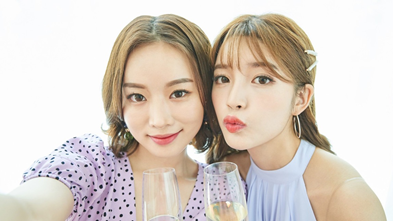
#> input picture img1.png, 393 x 221 px; its folder holds only this picture in this run
$ python -i page3.py   (imports and definitions only)
#> lines starting #> are read from the running program, lines starting #| are printed output that depends on the picture
from tkinter import *
import cv2 as cv
import sys
import os
import threading
import smtplib
import numpy as np
from email.mime.text import MIMEText
from email.message import EmailMessage
from PIL import Image, ImageTk, ImageOps
from style_transfer.learn import StyleTransfer

import shutil

import time

_list = []

def reset_first():
    global _list
    _list=[]
    if os.path.exists('./file'):
        shutil.rmtree('./file', ignore_errors=True)
    os.mkdir('./file')


# [25 lines left out: function reset, not called in this run]

def openFrame(frame):
    frame.tkraise()

reset_first()
# [1 line not run here, left out]
# [1 line that did not run here, left out]
# [1 line that did not run here, left out]
# [2 lines not run here, left out]

#### PAGE1
# [1 line that did not run here, left out]
# [1 line not run here, left out]
# [1 line that did not run here, left out]
# [1 line that did not run here, left out]

# [1 line that did not run here, left out]
# [1 line not run here, left out]
# [1 line that did not run here, left out]


### PAGE 2
# [1 line that did not run here, left out]
# [1 line not run here, left out]
# [1 line that did not run here, left out]
# [1 line that did not run here, left out]
# [1 line that did not run here, left out]
# [1 line not run here, left out]
# [1 line that did not run here, left out]

# [1 line that did not run here, left out]
# [2 lines not run here, left out]

### PAGE 3
# [8 lines left out: function changelist, not called in this run]

# [1 line not run here, left out]
# [1 line that did not run here, left out]
# [1 line that did not run here, left out]
img_2 = PhotoImage(file='img2.png')
img_3 = PhotoImage(file='img3.png')
img_4 = PhotoImage(file='img4.png')
img_5 = PhotoImage(file='img5.png')
img_6 = PhotoImage(file='img6.png')
img_7 = PhotoImage(file='img7.png')
img_8 = PhotoImage(file='img8.png')

# [1 line that did not run here, left out]

# [1 line that did not run here, left out]
# [1 line that did not run here, left out]
# [1 line that did not run here, left out]
# [1 line that did not run here, left out]
# [1 line that did not run here, left out]
# [1 line that did not run here, left out]
# [1 line that did not run here, left out]
# [1 line that did not run here, left out]

# [8 lines not run here, left out]

# [1 line that did not run here, left out]
# [1 line not run here, left out]
# [1 line that did not run here, left out]
# [1 line not run here, left out]

# [1 line that did not run here, left out]
# [1 line that did not run here, left out]

# [1 line that did not run here, left out]
# [2 lines not run here, left out]

### PAGE 4
# [1 line that did not run here, left out]

# [1 line that did not run here, left out]
cancel = False

# [1 line that did not run here, left out]
# [1 line not run here, left out]

# [60 lines left out: functions prompt_ok, saveAndExit, final_start, resume, prompt, not called in this run]

# [1 line that did not run here, left out]
# [1 line that did not run here, left out]
# [3 lines not run here, left out]

# [1 line that did not run here, left out]
# [4 lines not run here, left out]
# [1 line that did not run here, left out]
# [1 line that did not run here, left out]

# [12 lines left out: function show_frame, not called in this run]
# [1 line not run here, left out]

temp_image = PhotoImage(file='변환.png')

# [27 lines left out: function convert, not called in this run]

#### Frame5
# [1 line that did not run here, left out]
# [1 line that did not run here, left out]
# [1 line that did not run here, left out]
# [1 line that did not run here, left out]
# [1 line that did not run here, left out]

# [1 line that did not run here, left out]
# [4 lines not run here, left out]
# [1 line that did not run here, left out]
# [1 line that did not run here, left out]
# [1 line that did not run here, left out]
# [1 line not run here, left out]
# [1 line that did not run here, left out]
# [1 line not run here, left out]
# [1 line that did not run here, left out]
# [1 line not run here, left out]
# [1 line that did not run here, left out]
# [6 lines not run here, left out]

# [1 line that did not run here, left out]
# [1 line that did not run here, left out]

def final(temp_img):
    # [4 lines of commented-out code are left out]
    a = Image.open('file/result{}.png'.format(_list[0]))
    a = a.resize([590, 443])

    b = Image.open('file/result{}.png'.format(_list[1]))
    b = b.resize([590, 443])

    c = Image.open('file/result{}.png'.format(_list[2]))
    c = c.resize([590, 443])

    d = Image.open('file/result{}.png'.format(_list[3]))
    d = d.resize([590, 443])

    size = a.size
    new_image = Image.new('RGB',(size[0]+20, size[1]*4+130),(2,150,150))
    new_image.paste(a,(10,10))
    new_image.paste(b,(10,20+size[1]))
    new_image.paste(c,(10,30+2*size[1]))
    new_image.paste(d,(10,40+3*size[1]))
    e = Image.open("캡처.jpg")
    new_image.paste(e,(120,50+4*size[1]))
    new_image.save("file/final.jpg","JPEG")

    new_image = ImageOps.contain(new_image, (width, height-150))
    new_image = ImageTk.PhotoImage(image=new_image)
    temp_img.imgtk = new_image
    temp_img.configure(image=new_image)
    # temp_img.configure(image = new_image)
    btnToFrame6['state']=NORMAL


### Frame6


# [21 lines left out: function sendmsg, not called in this run]

# [1 line that did not run here, left out]
# [1 line that did not run here, left out]
# [1 line that did not run here, left out]
# [2 lines not run here, left out]
# [1 line that did not run here, left out]
# [2 lines not run here, left out]
# [1 line that did not run here, left out]
# [1 line not run here, left out]

# [1 line that did not run here, left out]
# [2 lines not run here, left out]


### Page 7
# [7 lines of commented-out code are left out]

# [1 line that did not run here, left out]

# [1 line not run here, left out]
# [1 line that did not run here, left out]
# [1 line that did not run here, left out]

# [1 line that did not run here, left out]
# [1 line not run here, left out]

# [1 line that did not run here, left out]
# [19 lines not run here, left out]

>>> import cv2
>>> picture = cv2.imread('img1.png', cv2.IMREAD_GRAYSCALE)
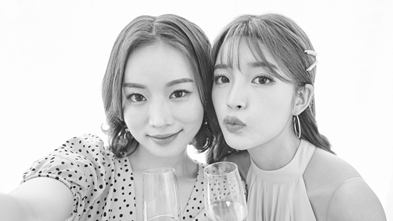
#> picture: shape (221, 393); min 0, max 255, mean 208.2
#> (the run stopped early here; a loop or call above may not have finished)
